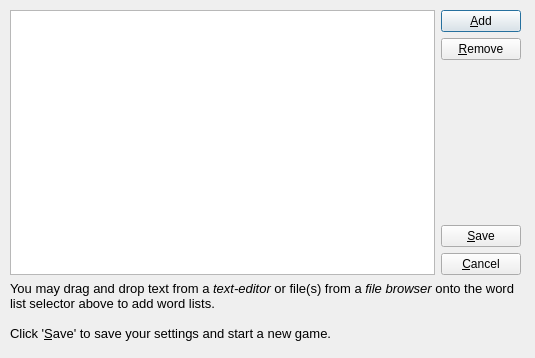
<?xml version="1.0" encoding="UTF-8"?>
<ui version="4.0">
 <class>Wordlists</class>
 <widget class="QDialog" name="Wordlists">
  <property name="windowModality">
   <enum>Qt::ApplicationModal</enum>
  </property>
  <property name="geometry">
   <rect>
    <x>0</x>
    <y>0</y>
    <width>535</width>
    <height>358</height>
   </rect>
  </property>
  <property name="windowTitle">
   <string>Word Lists</string>
  </property>
  <property name="modal">
   <bool>true</bool>
  </property>
  <widget class="QWidget" name="verticalLayoutWidget">
   <property name="geometry">
    <rect>
     <x>10</x>
     <y>10</y>
     <width>511</width>
     <height>331</height>
    </rect>
   </property>
   <layout class="QVBoxLayout" name="verticalLayout">
    <item>
     <layout class="QHBoxLayout" name="horizontalLayout">
      <item>
       <widget class="QListWidget" name="wls">
        <property name="acceptDrops">
         <bool>true</bool>
        </property>
       </widget>
      </item>
      <item>
       <layout class="QVBoxLayout" name="verticalLayout_2">
        <item>
         <widget class="QPushButton" name="pb_add">
          <property name="text">
           <string>&amp;Add</string>
          </property>
         </widget>
        </item>
        <item>
         <widget class="QPushButton" name="pb_remove">
          <property name="text">
           <string>&amp;Remove</string>
          </property>
         </widget>
        </item>
        <item>
         <spacer name="verticalSpacer">
          <property name="orientation">
           <enum>Qt::Vertical</enum>
          </property>
          <property name="sizeHint" stdset="0">
           <size>
            <width>20</width>
            <height>40</height>
           </size>
          </property>
         </spacer>
        </item>
        <item>
         <widget class="QPushButton" name="pb_save">
          <property name="text">
           <string>&amp;Save</string>
          </property>
         </widget>
        </item>
        <item>
         <widget class="QPushButton" name="pb_cancel">
          <property name="text">
           <string>&amp;Cancel</string>
          </property>
         </widget>
        </item>
       </layout>
      </item>
     </layout>
    </item>
    <item>
     <widget class="QLabel" name="label">
      <property name="text">
       <string>&lt;!DOCTYPE HTML PUBLIC &quot;-//W3C//DTD HTML 4.0//EN&quot; &quot;http://www.w3.org/TR/REC-html40/strict.dtd&quot;&gt;
&lt;html&gt;&lt;head&gt;&lt;meta name=&quot;qrichtext&quot; content=&quot;1&quot; /&gt;&lt;style type=&quot;text/css&quot;&gt;
p, li { white-space: pre-wrap; }
&lt;/style&gt;&lt;/head&gt;&lt;body style=&quot; font-family:'Sans'; font-size:10pt; font-weight:400; font-style:normal;&quot;&gt;
&lt;p style=&quot; margin-top:0px; margin-bottom:0px; margin-left:0px; margin-right:0px; -qt-block-indent:0; text-indent:0px;&quot;&gt;You may drag and drop text from a &lt;span style=&quot; font-style:italic;&quot;&gt;text-editor&lt;/span&gt; or file(s) from a &lt;span style=&quot; font-style:italic;&quot;&gt;file browser&lt;/span&gt; onto the word list selector above to add word lists.&lt;/p&gt;
&lt;p style=&quot;-qt-paragraph-type:empty; margin-top:0px; margin-bottom:0px; margin-left:0px; margin-right:0px; -qt-block-indent:0; text-indent:0px;&quot;&gt;&lt;/p&gt;
&lt;p style=&quot; margin-top:0px; margin-bottom:0px; margin-left:0px; margin-right:0px; -qt-block-indent:0; text-indent:0px;&quot;&gt;Click '&lt;span style=&quot; text-decoration: underline;&quot;&gt;S&lt;/span&gt;ave' to save your settings and start a new game.&lt;/p&gt;&lt;/body&gt;&lt;/html&gt;</string>
      </property>
      <property name="wordWrap">
       <bool>true</bool>
      </property>
     </widget>
    </item>
   </layout>
  </widget>
 </widget>
 <resources/>
 <connections/>
</ui>
